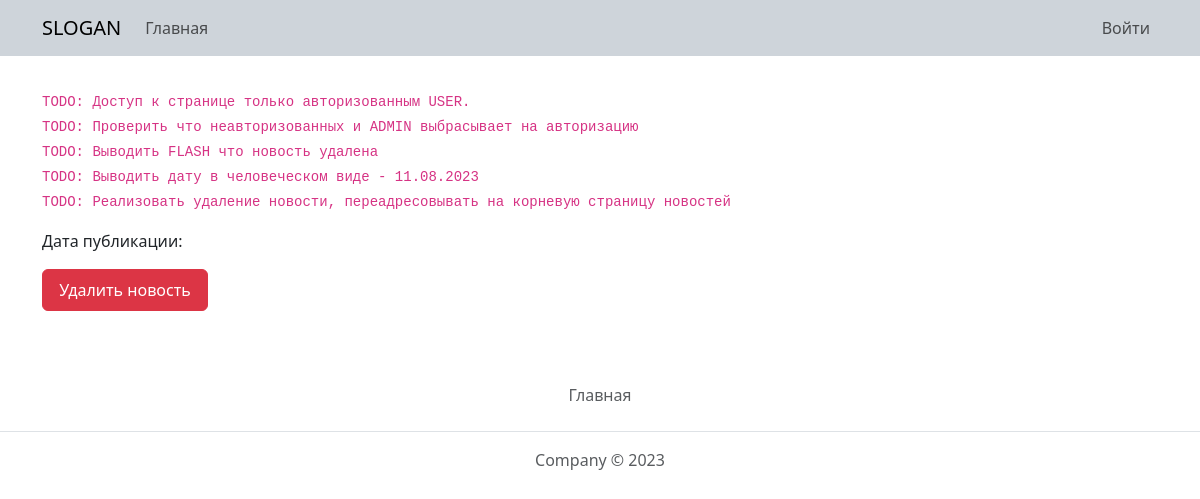
Before: /news_post?news_id=5 with the older database file.
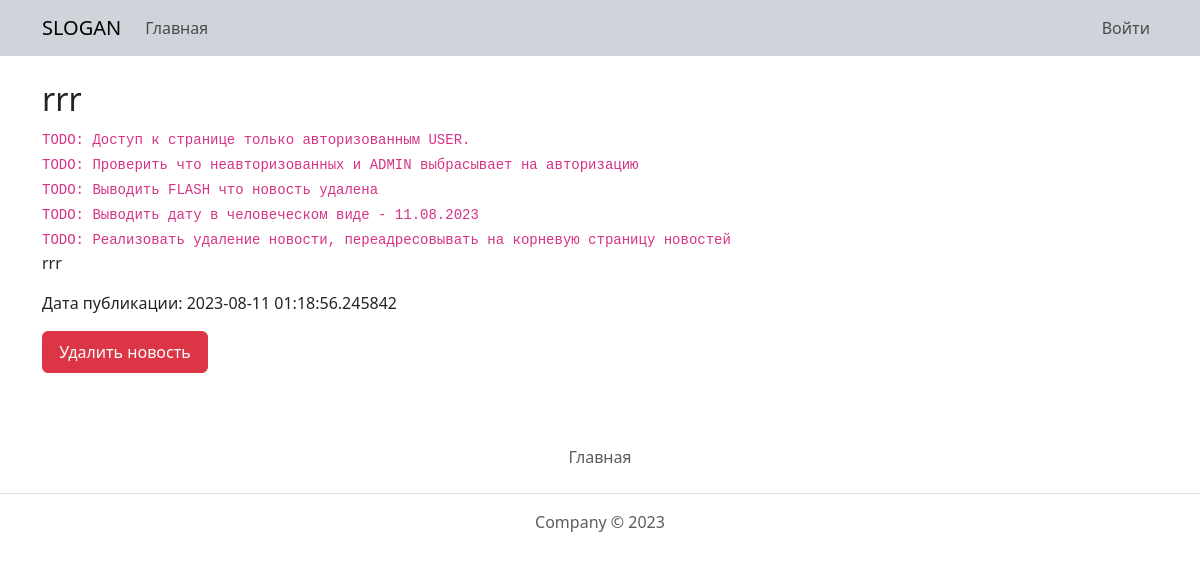
After: the same page with the newer database file.
### webapp/db.py (models this page shows)
class News(db.Model):
    id = db.Column(db.Integer, primary_key=True)
    zag = db.Column(db.String, nullable=False)
    description = db.Column(db.String, nullable=False)
    published_at = db.Column(db.DateTime, default=datetime.now)

### webapp/app.py (the view)
@app.route('/news_post')
def news_post():
    news_id = int(request.args['news_id'])
    my_news = News.query.get(news_id)
    return render_template(
        'news_post.html',
        news=my_news,
    )

### webapp/templates/news_post.html
{% extends 'base.html' %}
{% block content %}
    <div class="container mt-4">
        <div class="row">
            <div class="col-12">
                <h2>{{ news.zag }}</h2>
                <code>TODO: Доступ к странице только авторизованным USER.</code><br>
                <code>TODO: Проверить что неавторизованных и ADMIN выбрасывает на авторизацию</code><br>
                <code>TODO: Выводить FLASH что новость удалена</code><br>
                <code>TODO: Выводить дату в человеческом виде - 11.08.2023</code><br>
                <code>TODO: Реализовать удаление новости, переадресовывать на корневую страницу новостей</code>
                <p>
                    {{ news.description }}
                </p>
                <p>
                    Дата публикации: {{ news.published_at }}
                </p>
            </div>
            <div class="col-2">
                <button class="btn btn-danger w-100 py-2" type="submit">Удалить новость</button>
            </div>
        </div>
    </div>
{% endblock %}

### webapp/templates/base.html (shortened to what this page needs)
<!doctype html>
<html lang="ru">
<head>
    <link href="{{ url_for('static', filename='css/bootstrap.min.css') }}" rel="stylesheet">
    <link href="{{ url_for('static', filename='css/custom.css') }}" rel="stylesheet">
</head>
<body>
<nav class="navbar navbar-expand-lg bg-dark-subtle">
    <div class="container">
        <a class="navbar-brand" href="/">SLOGAN</a>
        <div class="collapse navbar-collapse" id="navbars">
            <ul class="navbar-nav me-auto mb-2 mb-lg-0">
                <li class="nav-item">
                    <a class="nav-link {% if request.path == url_for('index') %}active{% endif %}"
                       href="{{ url_for('index') }}">Главная</a>
                </li>
            </ul>
            <ul class="navbar-nav">
                {% if current_user.is_authenticated %}
                    <li class="nav-item"><a href="{{ url_for('logout') }}" class="nav-link">Выйти</a></li>
                {% else %}
                    <li class="nav-item"><a href="{{ url_for('auth') }}" class="nav-link">Войти</a></li>
                {% endif %}
            </ul>
        </div>
    </div>
</nav>
{% block content %}
{% endblock %}
<footer class="py-3 my-4">
    <ul class="nav justify-content-center border-bottom pb-3 mb-3">
        <li class="nav-item">
            <a href="{{ url_for('index') }}" class="nav-link px-2 text-body-secondary">Главная</a>
        </li>
    </ul>
    <p class="text-center text-body-secondary">Company © 2023</p>
</footer>
</body>
</html>

Changed rows visible on the page:
added News: zag "rrr", description "rrr", published_at "2023-08-11 01:18:56.245842"
